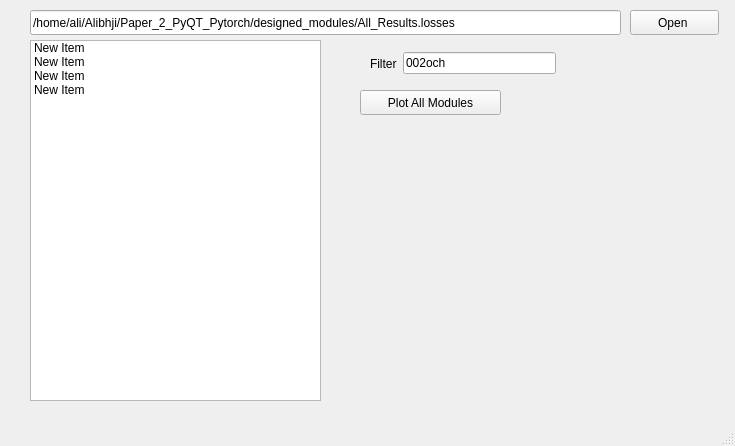
<?xml version="1.0" encoding="UTF-8"?>
<ui version="4.0">
 <class>MainWindow</class>
 <widget class="QMainWindow" name="MainWindow">
  <property name="geometry">
   <rect>
    <x>0</x>
    <y>0</y>
    <width>735</width>
    <height>446</height>
   </rect>
  </property>
  <property name="windowTitle">
   <string>MainWindow</string>
  </property>
  <widget class="QWidget" name="centralwidget">
   <widget class="QPushButton" name="btn_open">
    <property name="geometry">
     <rect>
      <x>630</x>
      <y>10</y>
      <width>89</width>
      <height>25</height>
     </rect>
    </property>
    <property name="text">
     <string>Open </string>
    </property>
   </widget>
   <widget class="QLineEdit" name="in_file_address">
    <property name="geometry">
     <rect>
      <x>30</x>
      <y>10</y>
      <width>591</width>
      <height>25</height>
     </rect>
    </property>
    <property name="text">
     <string>/home/ali/Alibhji/Paper_2_PyQT_Pytorch/designed_modules/All_Results.losses</string>
    </property>
   </widget>
   <widget class="QListWidget" name="listWidget">
    <property name="geometry">
     <rect>
      <x>30</x>
      <y>40</y>
      <width>291</width>
      <height>361</height>
     </rect>
    </property>
    <property name="sortingEnabled">
     <bool>true</bool>
    </property>
    <item>
     <property name="text">
      <string>New Item</string>
     </property>
    </item>
    <item>
     <property name="text">
      <string>New Item</string>
     </property>
    </item>
    <item>
     <property name="text">
      <string>New Item</string>
     </property>
    </item>
    <item>
     <property name="text">
      <string>New Item</string>
     </property>
    </item>
   </widget>
   <widget class="QPushButton" name="btn_Plot_all">
    <property name="geometry">
     <rect>
      <x>360</x>
      <y>90</y>
      <width>141</width>
      <height>25</height>
     </rect>
    </property>
    <property name="text">
     <string>Plot All Modules</string>
    </property>
   </widget>
   <widget class="QWidget" name="">
    <property name="geometry">
     <rect>
      <x>370</x>
      <y>50</y>
      <width>186</width>
      <height>27</height>
     </rect>
    </property>
    <layout class="QHBoxLayout" name="horizontalLayout">
     <item>
      <widget class="QLabel" name="lbl_filter">
       <property name="text">
        <string>Filter</string>
       </property>
      </widget>
     </item>
     <item>
      <widget class="QLineEdit" name="in_filter">
       <property name="text">
        <string>002och</string>
       </property>
      </widget>
     </item>
    </layout>
   </widget>
  </widget>
  <widget class="QMenuBar" name="menubar">
   <property name="geometry">
    <rect>
     <x>0</x>
     <y>0</y>
     <width>735</width>
     <height>22</height>
    </rect>
   </property>
  </widget>
  <widget class="QStatusBar" name="statusbar"/>
 </widget>
 <resources/>
 <connections/>
</ui>
